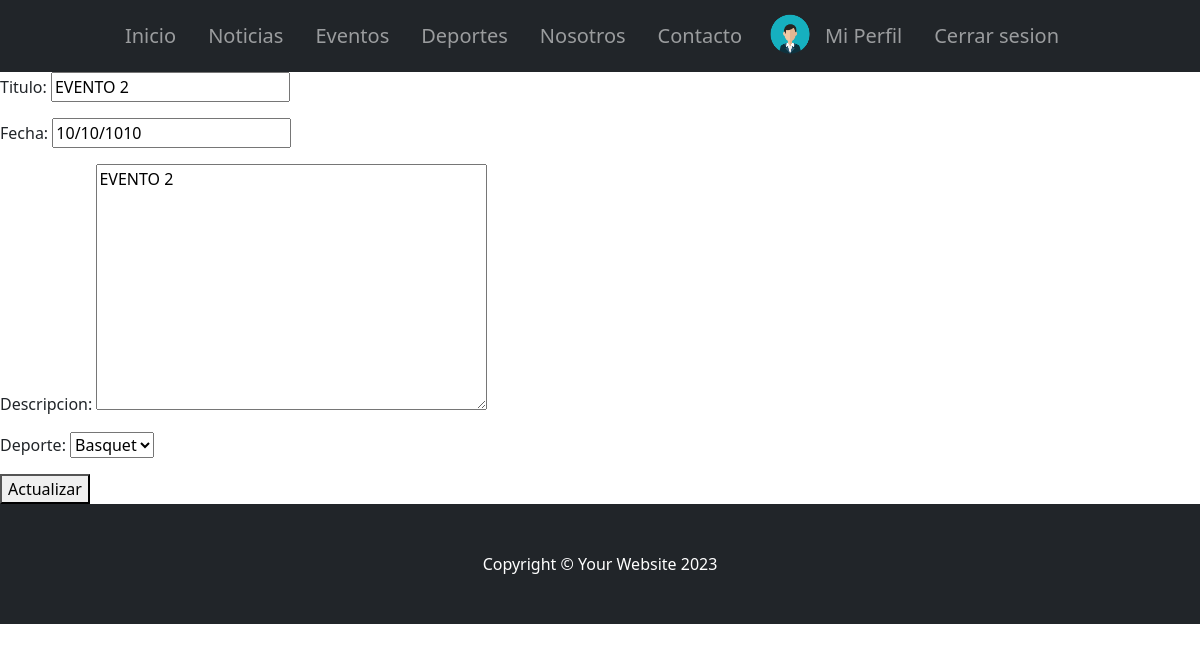
/AppClub/actualizarEventos/5/ (signed in), run on an earlier commit of the app's database.
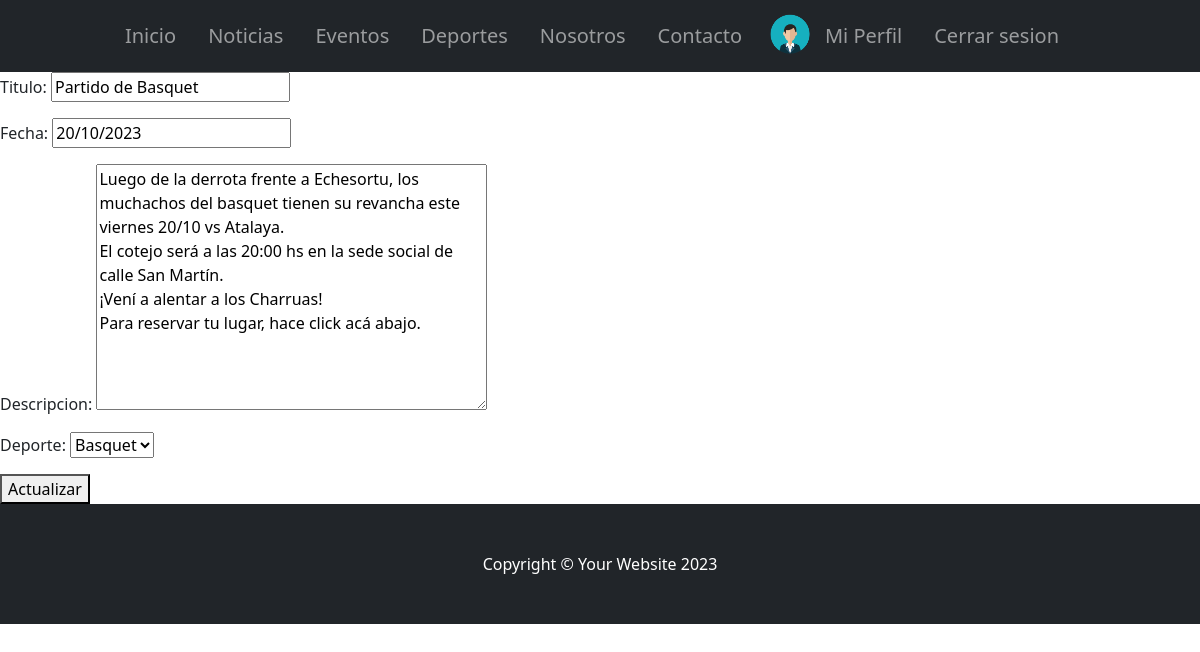
And on a later commit of the database.
### AppClub/models.py (models this page shows, shortened)
class Evento(models.Model):
    titulo = models.CharField(max_length=100)
    fecha = models.DateField()
    descripcion = models.TextField()
    deporte = models.ForeignKey(Deporte, on_delete=models.CASCADE, null=True)

### AppClub/views.py (the view)
class EventoUpdate(LoginRequiredMixin, UpdateView):
    model = Evento
    template_name = "evento_update.html"
    fields = "__all__"
    success_url = reverse_lazy("listarEventos")

### AppClub/models.py (called while the page is built)
    def __str__(self):
        return f"{self.nombre}"

### AppClub/templates/evento_update.html
{% extends 'padre.html' %}
{% block ContenidoQueCambia %}
<form action="{% url 'actualizarEvento' pk=evento.id %}" method="post"> {% csrf_token %}
    {{form.as_p}}
    <button type="submit"> Actualizar </button>
</form>
{% endblock ContenidoQueCambia %}

What changed in the data, as far as the page shows it:
changed Evento "Basquet": titulo "EVENTO 2" → "Partido de Basquet"; fecha "10/10/1010" → "20/10/2023"; descripcion "EVENTO 2" → "Luego de la derrota frente a Echesortu, los muchachos del basquet tienen su revancha este viernes 20/10 vs Atalaya. El cotejo será a las 20:00 hs en la sede social de calle San Martín. ¡Vení a alentar a los Charruas! Para reservar tu lugar, hace click acá abajo."
